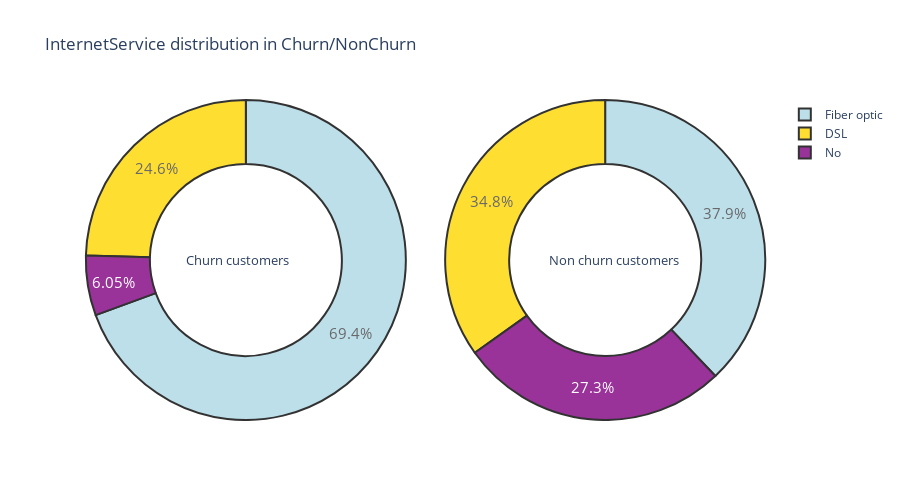
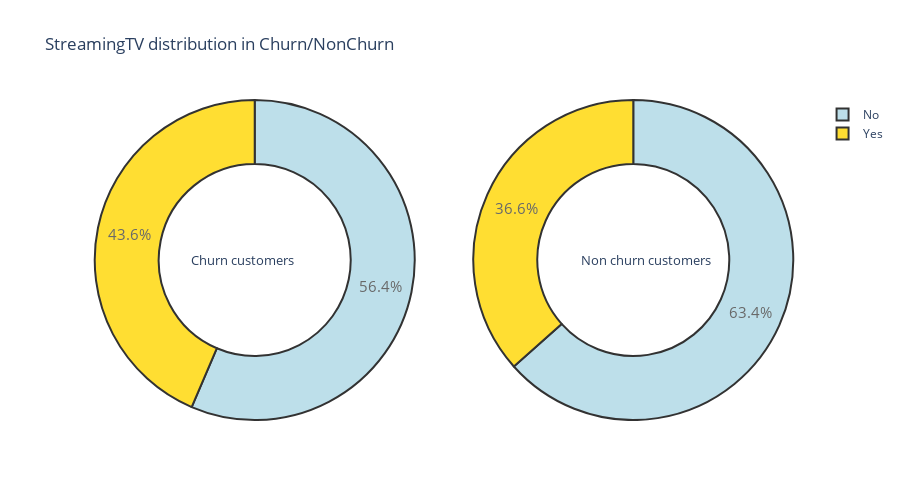
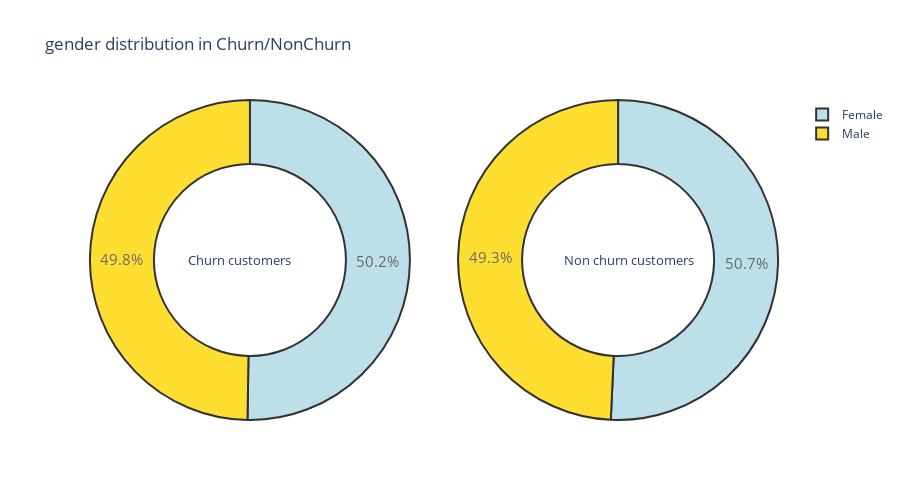
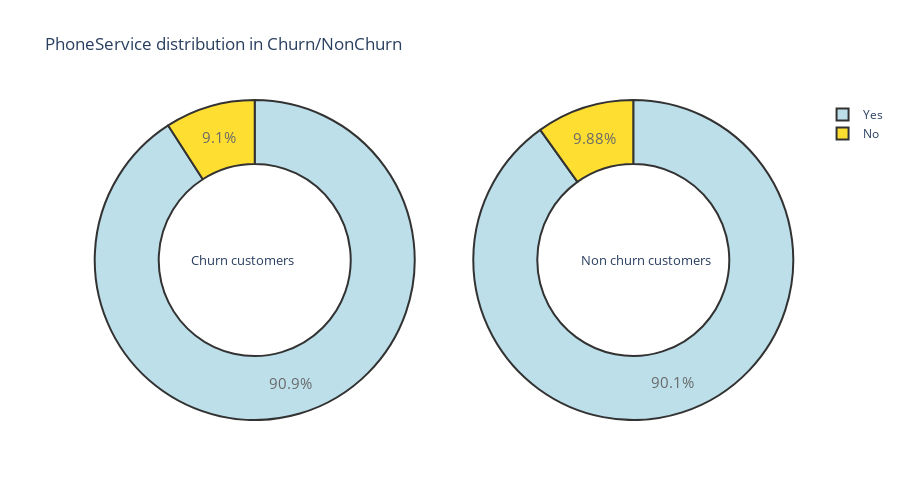

Notebook code cell kept with these figures, in order:
### Markdown cell above
### 3.2 Distribution of Categorical variables across the attrition *(Churn and Non Churn)*

### Code cell
# Defining a function so we can use it for all the categorical variables that were defined above. 
# We will use the same code that was defined above (a bit modified ofcourse).
def pie_plot_func (column_name):
    
    # For Churn customers (Section 2)
    trace_pie_1 = go.Pie(labels = churn[column_name].value_counts().keys().tolist(),
                  values = churn[column_name].value_counts().values.tolist(),
                  textfont = dict(size = 15), opacity = 0.8,
                  hole = 0.6,
                  hoverinfo = "label+percent",
                  domain = dict(x = [0,.48]),
                  name = "Churn Customers",
                  marker = dict(colors=['lightblue','gold', 'purple', 'red'],line = dict(width = 2, color = '#000000')))
    
    # For Non Churn customers (Section 2)
    trace_pie_2 = go.Pie(labels = non_churn[column_name].value_counts().keys().tolist(),
                  values = non_churn[column_name].value_counts().values.tolist(),
                  textfont = dict(size = 15), opacity = 0.8,
                  hole = 0.6,
                  hoverinfo = "label+percent",
                  domain = dict(x = [.52,1]),
                  name = "Non churn customers",
                  marker = dict(colors=['lightblue','gold', 'purple', 'red'],line = dict(width = 2,color = '#000000')))
    
    # Defining layout for the traces
    layout = dict(title = column_name + " distribution in Churn/NonChurn",  autosize = False,
                  height = 500,
                  width = 900,
                  annotations = [dict(text = "Churn customers",
                                                font = dict(size = 13),
                                                showarrow = False,
                                                x = .15, y = .5),
                                 dict(text = "Non churn customers",
                                                font = dict(size = 13),
                                                showarrow = False,
                                                x = .87,y = .5
                                               )])
    fig = dict(data = [trace_pie_1, trace_pie_2], layout = layout)
#     configure_plotly_browser_state()
    py.iplot(fig)

for var in categorical_columns:
    pie_plot_func(var)

### Figure 1 — Plotly figure (JSON) as saved in the notebook; plotly's stock layout.template omitted (floating-point values rounded to 4 significant figures)
{"data": [{"domain": {"x": [0, 0.48]}, "hole": 0.6, "hoverinfo": "label+percent", "labels": ["Fiber optic", "DSL", "No"], "marker": {"colors": ["lightblue", "gold", "purple", "red"], "line": {"color": "#000000", "width": 2}}, "name": "Churn Customers", "opacity": 0.8, "textfont": {"size": 15}, "type": "pie", "values": [1297, 459, 113]}, {"domain": {"x": [0.52, 1]}, "hole": 0.6, "hoverinfo": "label+percent", "labels": ["DSL", "Fiber optic", "No"], "marker": {"colors": ["lightblue", "gold", "purple", "red"], "line": {"color": "#000000", "width": 2}}, "name": "Non churn customers", "opacity": 0.8, "textfont": {"size": 15}, "type": "pie", "values": [1957, 1799, 1407]}], "layout": {"annotations": [{"font": {"size": 13}, "showarrow": false, "text": "Churn customers", "x": 0.15, "y": 0.5}, {"font": {"size": 13}, "showarrow": false, "text": "Non churn customers", "x": 0.87, "y": 0.5}], "autosize": false, "height": 500, "title": {"text": "InternetService distribution in Churn/NonChurn"}, "width": 900}}

### Figure 2 — Plotly figure (JSON) as saved in the notebook; plotly's stock layout.template omitted (floating-point values rounded to 4 significant figures)
{"data": [{"domain": {"x": [0, 0.48]}, "hole": 0.6, "hoverinfo": "label+percent", "labels": ["No", "Yes"], "marker": {"colors": ["lightblue", "gold", "purple", "red"], "line": {"color": "#000000", "width": 2}}, "name": "Churn Customers", "opacity": 0.8, "textfont": {"size": 15}, "type": "pie", "values": [1055, 814]}, {"domain": {"x": [0.52, 1]}, "hole": 0.6, "hoverinfo": "label+percent", "labels": ["No", "Yes"], "marker": {"colors": ["lightblue", "gold", "purple", "red"], "line": {"color": "#000000", "width": 2}}, "name": "Non churn customers", "opacity": 0.8, "textfont": {"size": 15}, "type": "pie", "values": [3274, 1889]}], "layout": {"annotations": [{"font": {"size": 13}, "showarrow": false, "text": "Churn customers", "x": 0.15, "y": 0.5}, {"font": {"size": 13}, "showarrow": false, "text": "Non churn customers", "x": 0.87, "y": 0.5}], "autosize": false, "height": 500, "title": {"text": "StreamingTV distribution in Churn/NonChurn"}, "width": 900}}

### Figure 3 — Plotly figure (JSON) as saved in the notebook; plotly's stock layout.template omitted (floating-point values rounded to 4 significant figures)
{"data": [{"domain": {"x": [0, 0.48]}, "hole": 0.6, "hoverinfo": "label+percent", "labels": ["Female", "Male"], "marker": {"colors": ["lightblue", "gold", "purple", "red"], "line": {"color": "#000000", "width": 2}}, "name": "Churn Customers", "opacity": 0.8, "textfont": {"size": 15}, "type": "pie", "values": [939, 930]}, {"domain": {"x": [0.52, 1]}, "hole": 0.6, "hoverinfo": "label+percent", "labels": ["Male", "Female"], "marker": {"colors": ["lightblue", "gold", "purple", "red"], "line": {"color": "#000000", "width": 2}}, "name": "Non churn customers", "opacity": 0.8, "textfont": {"size": 15}, "type": "pie", "values": [2619, 2544]}], "layout": {"annotations": [{"font": {"size": 13}, "showarrow": false, "text": "Churn customers", "x": 0.15, "y": 0.5}, {"font": {"size": 13}, "showarrow": false, "text": "Non churn customers", "x": 0.87, "y": 0.5}], "autosize": false, "height": 500, "title": {"text": "gender distribution in Churn/NonChurn"}, "width": 900}}

### Figure 4 — Plotly figure (JSON) as saved in the notebook; plotly's stock layout.template omitted (floating-point values rounded to 4 significant figures)
{"data": [{"domain": {"x": [0, 0.48]}, "hole": 0.6, "hoverinfo": "label+percent", "labels": ["Yes", "No"], "marker": {"colors": ["lightblue", "gold", "purple", "red"], "line": {"color": "#000000", "width": 2}}, "name": "Churn Customers", "opacity": 0.8, "textfont": {"size": 15}, "type": "pie", "values": [1699, 170]}, {"domain": {"x": [0.52, 1]}, "hole": 0.6, "hoverinfo": "label+percent", "labels": ["Yes", "No"], "marker": {"colors": ["lightblue", "gold", "purple", "red"], "line": {"color": "#000000", "width": 2}}, "name": "Non churn customers", "opacity": 0.8, "textfont": {"size": 15}, "type": "pie", "values": [4653, 510]}], "layout": {"annotations": [{"font": {"size": 13}, "showarrow": false, "text": "Churn customers", "x": 0.15, "y": 0.5}, {"font": {"size": 13}, "showarrow": false, "text": "Non churn customers", "x": 0.87, "y": 0.5}], "autosize": false, "height": 500, "title": {"text": "PhoneService distribution in Churn/NonChurn"}, "width": 900}}
